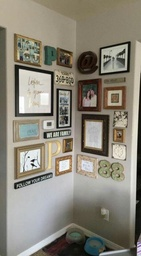
#> input picture wallimage.jpg, 141 x 256 px, shrunk from 508 x 921 before the run
$ jupyter execute harris_corner_detector.ipynb
#> lines starting #> are read from the running program, lines starting #| are printed output that depends on the picture
[cell 1]
import cv2
import numpy as np
import matplotlib.pyplot as plt

[cell 2]
img = cv2.imread("wallimage.jpg")
#> img is the input picture: shape (256, 141, 3); mean B, G, R 120.7, 133.2, 138
img = cv2.cvtColor(img, cv2.COLOR_BGR2GRAY)
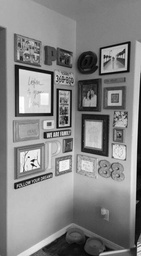
#> img: shape (256, 141); min 0, max 255, mean 133.2
img = img.astype(np.float32)
# img = cv2.resize(img, (224, 224))
# output_img = np.zeros_like(img, dtype=np.float32)
output_img = img.copy()

[cell 3]
plt.imshow(img)

[cell 4]
kernel_dim = 3
for i in range(kernel_dim//2, img.shape[0]-kernel_dim//2):
    for j in range(kernel_dim//2, img.shape[1]-kernel_dim//2):
        operand_img = img[i-kernel_dim//2:i+kernel_dim//2+1, j-kernel_dim//2: j+kernel_dim//2+1]
        Ix = (operand_img[0, 1] - operand_img[0, 0]) + (operand_img[1, 1] - operand_img[1, 0]) + (operand_img[2, 1] - operand_img[2, 0])
        Iy = (operand_img[1, 0] - operand_img[0, 0]) + (operand_img[1, 1] - operand_img[0, 1]) + (operand_img[1, 2] - operand_img[0, 2])

        M = np.array([[Ix**2, Ix*Iy], [Ix*Iy, Iy**2]])
        eigenvalues = np.linalg.eigvals(M)
        eigenvalues_sum = np.sum(eigenvalues)
        if eigenvalues_sum > 3*10**3:
            output_img = cv2.circle(output_img, (j, i), 1, (0, 0, 0), -1)
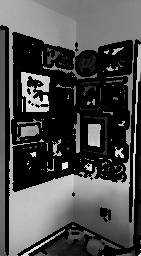
#> output_img: shape (256, 141) float32; min 0, max 254, mean 74.6

$ run again, with sfm1.jpg copied over wallimage.jpg
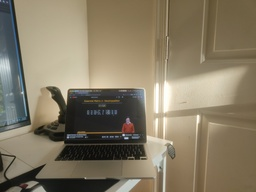
#> input picture sfm1.jpg, 256 x 192 px, shrunk from 1934 x 1450 before the run
#> img is the input picture: shape (192, 256, 3); mean B, G, R 100.9, 122.6, 133.1
#> `img = cv2.cvtColor(img, cv2.COLOR_BGR2GRAY)`:
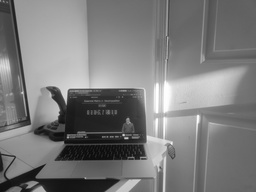
#> img: shape (192, 256); min 7, max 255, mean 123.3
#> after the loop `for i in range(kernel_dim//2, img.shape[0]-kernel_dim//2):`:
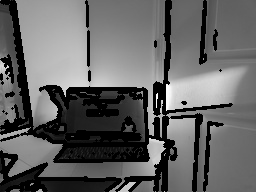
#> output_img: shape (192, 256) float32; min 0, max 255, mean 99.3

$ run again, with sfm2.jpg copied over wallimage.jpg
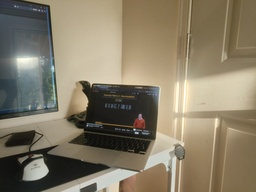
#> input picture sfm2.jpg, 256 x 192 px, shrunk from 1856 x 1392 before the run
#> img is the input picture: shape (192, 256, 3); mean B, G, R 103.8, 124.5, 134.3
#> `img = cv2.cvtColor(img, cv2.COLOR_BGR2GRAY)`:
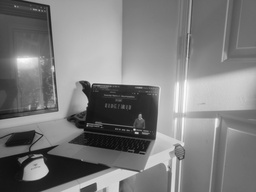
#> img: shape (192, 256); min 8, max 254, mean 125.1
#> after the loop `for i in range(kernel_dim//2, img.shape[0]-kernel_dim//2):`:
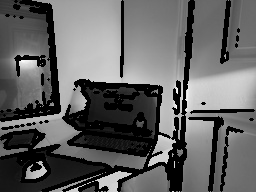
#> output_img: shape (192, 256) float32; min 0, max 249, mean 98.3
